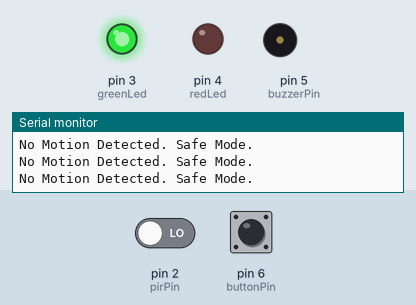
Simulated run of this sketch. Board: Arduino Uno, built with avr-gcc and run on an emulated ATmega328P. Shown: output pins drawn as LEDs (lit = HIGH), buzzer (waves = sounding, pin HIGH), the last lines printed to the serial monitor. The test bench sets the inputs (shaded band); at power-on: pin 2 (pirPin) LOW, pin 6 (buttonPin) HIGH.

Above: at 1.2 s.
1.3 s: pin 2 (pirPin) driven HIGH
At 2.8 s:
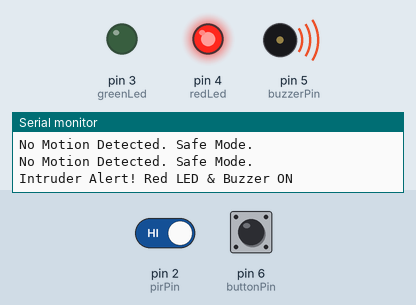
Timing chart, 0 to 4.3 s (numbered marks = the images above; inputs shaded):
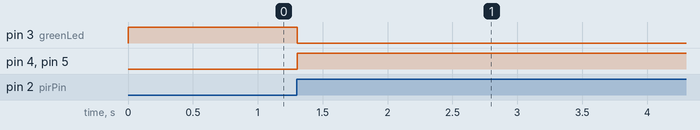

Measured:
- after the input at 1.3 s, pin 3 (greenLed): HIGH → LOW at once; pin 4 (redLed), pin 5 (buzzerPin): LOW → HIGH at once

The sketch:

R19._Intruder_Detection_and_Alarm_System.ino
```cpp
/*
Components Used:
- Arduino Board
- Sensor Shield
- PIR Motion Sensor
- Green LED (Safe Mode)
- Red LED (Intruder Alert)
- Buzzer (Alarm)
- Push Button (Stop Alarm)
- Breadboard
- Jumper Wires
*/

// Define pin connections
int pirPin = 2;      // PIR sensor connected to Pin 2
int greenLed = 3;    // Green LED connected to Pin 3 (Safe Mode)
int redLed = 4;      // Red LED connected to Pin 4 (Intruder Alert)
int buzzerPin = 5;   // Buzzer connected to Pin 5 (Alarm)
int buttonPin = 6;   // Push Button connected to Pin 6 (Stop Alarm)

void setup() {
  // Configure pin modes
  pinMode(pirPin, INPUT);           // Set PIR sensor as input
  pinMode(greenLed, OUTPUT);        // Set Green LED as output
  pinMode(redLed, OUTPUT);          // Set Red LED as output
  pinMode(buzzerPin, OUTPUT);       // Set Buzzer as output
  pinMode(buttonPin, INPUT_PULLUP); // Set Button as input with internal pull-up resistor

  Serial.begin(9600);  // Start Serial Monitor for debugging
}

void loop() {
  int motionState = digitalRead(pirPin);   // Read PIR sensor value

  if (motionState == 1) {  // If motion is detected (Intruder Alert)
    digitalWrite(greenLed, LOW);   // Turn OFF Green LED (Safe Mode)
    digitalWrite(redLed, HIGH);    // Turn ON Red LED (Intruder Alert)
    digitalWrite(buzzerPin, HIGH); // Turn ON Buzzer (Alarm)
    Serial.println("Intruder Alert! Red LED & Buzzer ON");

    // Wait here until the button is pressed (stop alarm)
    while (digitalRead(buttonPin) == 1);

    // When button is pressed, stop the alarm
    digitalWrite(buzzerPin, LOW);  // Turn OFF Buzzer
    digitalWrite(redLed, LOW);     // Turn OFF Red LED
    digitalWrite(greenLed, HIGH);  // Turn ON Green LED (Safe Mode)
    Serial.println("Alarm Stopped. System in Safe Mode.");

    while (1); // Halt execution, system stays in safe mode until restarted
  }

  else {  // No motion detected (Safe Mode)
    digitalWrite(greenLed, HIGH);  // Ensure Green LED is ON
    Serial.println("No Motion Detected. Safe Mode.");
  }

  delay(100); // Small delay to reduce unnecessary Serial Monitor output
}
```
